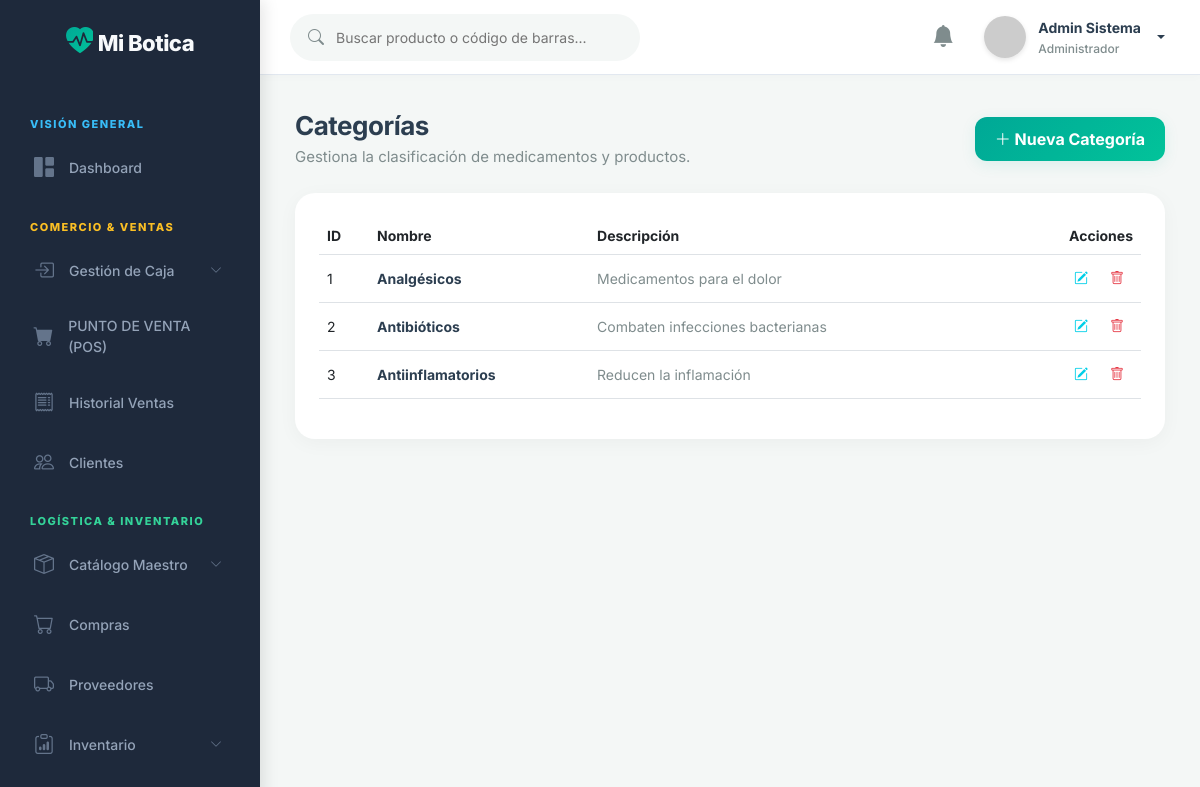
Page /public/categoria/index (signed in) on the committed database.
### tables this page shows
CREATE TABLE IF NOT EXISTS `categorias` (
  `id` INT NOT NULL AUTO_INCREMENT,
  `nombre` VARCHAR(100) NOT NULL,
  `descripcion` VARCHAR(255) NULL,
  `estado` TINYINT(1) DEFAULT 1,
  PRIMARY KEY (`id`)
);

### app/controllers/CategoriaController.php (called while the page is built, shortened)
<?php
class CategoriaController extends Controller {
    public function index() {
        $modelo = $this->model('Categoria');
        $categorias = $modelo->getAll();
        $this->view('categorias/index', ['title' => 'Categorías', 'categorias' => $categorias]);
    }
}

### app/core/App.php (called while the page is built, shortened)
<?php
class App {
    protected $method = 'login';
    public function __construct() {
        $url = $this->parseUrl();
        if (isset($url[0]) && file_exists('../app/controllers/' . ucfirst($url[0]) . 'Controller.php')) {
            unset($url[0]);
        }
        $this->controller = new $this->controller;
        if (isset($url[1])) {
            if (method_exists($this->controller, $url[1])) {
                $this->method = $url[1];
                unset($url[1]);
            }
        }
        $this->params = $url ? array_values($url) : [];
        call_user_func_array([$this->controller, $this->method], $this->params);
    }
    public function parseUrl() {
        if (isset($_GET['url'])) {
            return explode('/', filter_var(rtrim($_GET['url'], '/'), FILTER_SANITIZE_URL));
        }
        return [];
    }
}

### public/index.php (called while the page is built, shortened)
<?php
require_once '../app/config/database.php';
require_once '../app/core/App.php';
require_once '../app/core/Controller.php';
$app = new App();

### app/models/Categoria.php (called while the page is built, shortened)
<?php
class Categoria {
    private $conn;
    public function __construct() {
        $db = new Database();
        $this->conn = $db->getConnection();
    }
    public function getAll() {
        $stmt = $this->conn->prepare("SELECT * FROM categorias WHERE estado = 1 ORDER BY nombre");
        $stmt->execute();
        return $stmt->fetchAll(PDO::FETCH_ASSOC);
    }
}

### app/config/database.php (called while the page is built, shortened)
<?php
class Database {
    private $host = "localhost";
    private $db_name = "botica_db";
    private $username = "root";
    private $password = "274053";
    public function getConnection() {
        $this->conn = null;
        try {
            $this->conn = new PDO("mysql:host=" . $this->host . ";dbname=" . $this->db_name, $this->username, $this->password);
            $this->conn->exec("set names utf8");
        } catch(PDOException $exception) {
            echo "Error de conexión: " . $exception->getMessage();
        }
        return $this->conn;
    }
}
?>

### app/views/categorias/index.php (the view, shortened to what this page needs)
<div class="page-content">
    <div class="d-flex justify-content-between align-items-center mb-4">
        <div>
            <h1 class="page-title">Categorías</h1>
            <div class="page-subtitle">Gestiona la clasificación de medicamentos y productos.</div>
        </div>
        <button class="btn-primary-custom" style="width: auto; padding: 10px 20px;" data-bs-toggle="modal" data-bs-target="#modalCategoria" onclick="nuevoRegistro()">
            <i class="bi bi-plus-lg"></i> Nueva Categoría
        </button>
    </div>
    <div class="card-metric">
        <div class="table-responsive">
            <table class="table table-hover align-middle" style="width: 100%; font-size: 14px;">
                <thead>
                    <tr>
                        <th width="50">ID</th>
                        <th>Nombre</th>
                        <th>Descripción</th>
                        <th width="150" class="text-end">Acciones</th>
                    </tr>
                </thead>
                <tbody>
                    <?php if(empty($data['categorias'])): ?>
                    <tr><td colspan="4" class="text-center text-muted">No hay datos registrados</td></tr>
                    <?php else: ?>
                    <?php foreach($data['categorias'] as $cat): ?>
                    <tr>
                        <td><?php echo $cat['id']; ?></td>
                        <td style="font-weight:700; color:var(--text-primary);"><?php echo htmlspecialchars($cat['nombre']); ?></td>
                        <td style="color:var(--text-secondary);"><?php echo htmlspecialchars($cat['descripcion'] ?? ''); ?></td>
                        <td class="text-end">
                            <button class="btn btn-sm" style="color: #00CFE8;" onclick="editarRegistro(<?php echo htmlspecialchars(json_encode($cat)); ?>)">
                                <i class="bi bi-pencil-square"></i>
                            </button>
                            <a href="<?php echo BASE_URL; ?>categoria/delete/<?php echo $cat['id']; ?>" class="btn btn-sm" style="color: var(--danger);" onclick="return confirm('¿Seguro que deseas eliminar esta categoría?')">
                                <i class="bi bi-trash"></i>
                            </a>
                        </td>
                    </tr>
                    <?php endforeach; ?>
                    <?php endif; ?>
                </tbody>
            </table>
        </div>
    </div>
</div>

### app/core/Controller.php (shortened to what this page needs)
<?php
class Controller {
    public function model($model) {
        return new $model();
    }
    public function view($view, $data = []) {
        if (file_exists('../app/views/' . $view . '.php')) {
            if (strpos($view, 'auth/') !== false) {
                require_once '../app/views/' . $view . '.php';
            } else {
                require_once '../app/views/layouts/main.php';
            }
        } else {
            die("La vista $view no existe.");
        }
    }
}

### app/views/layouts/main.php (shortened to what this page needs)
<!DOCTYPE html>
<html lang="es">
<head>
    <link href="https://cdn.jsdelivr.net/npm/bootstrap@5.3.0/dist/css/bootstrap.min.css" rel="stylesheet">
    <link rel="stylesheet" href="https://cdn.jsdelivr.net/npm/bootstrap-icons@1.11.1/font/bootstrap-icons.css">
    <link rel="stylesheet" href="<?php echo BASE_URL; ?>css/style.css">
</head>
<body>
<div id="wrapper">
    <aside id="sidebar">
        <?php
        $_globalConfigModel = new Configuracion();
        $_globalLogo = $_globalConfigModel->get('logo');
        ?>
        <a href="<?php echo BASE_URL; ?>auth/index" class="sidebar-logo text-center d-block">
            <?php if (!empty($_globalLogo)): ?>
                <img src="<?php echo htmlspecialchars($_globalLogo); ?>" alt="Logo Botica" style="max-height: 45px; max-width: 100%; object-fit: contain;">
            <?php else: ?>
                <i class="bi bi-heart-pulse-fill"></i> Mi Botica
            <?php endif; ?>
        </a>
        <ul class="sidebar-nav">
            <?php if($_SESSION['rol_id'] == 1): ?>
            <li class="nav-section-title" style="color: #38bdf8;">Visión General</li>
            <li class="nav-item">
                <a href="<?php echo BASE_URL; ?>dashboard/index" class="nav-link">
                    <i class="bi bi-grid-1x2-fill"></i> Dashboard
                </a>
            </li>
            <?php endif; ?>
            <li class="nav-section-title" style="color: #fbbf24;">Comercio & Ventas</li>
            <li class="nav-item">
                <a class="nav-link" data-bs-toggle="collapse" href="#menuCaja" role="button" aria-expanded="false" aria-controls="menuCaja">
                    <i class="bi bi-box-arrow-in-right"></i> Gestión de Caja
                    <i class="bi bi-chevron-down ms-auto" style="font-size:12px"></i>
                </a>
            </li>
            <li class="nav-item">
                <a href="<?php echo BASE_URL; ?>venta/pos" class="nav-link" id="nav-pos">
                    <i class="bi bi-cart-fill"></i> PUNTO DE VENTA (POS)
                </a>
            </li>
            <li class="nav-item">
                <a href="<?php echo BASE_URL; ?>venta/index" class="nav-link">
                    <i class="bi bi-receipt"></i> Historial Ventas
                </a>
            </li>
            <li class="nav-item">
                <a href="<?php echo BASE_URL; ?>cliente/index" class="nav-link">
                    <i class="bi bi-people"></i> Clientes
                </a>
            </li>
            <?php if($_SESSION['rol_id'] == 1): ?>
            <li class="nav-section-title" style="color: #34d399;">Logística & Inventario</li>
            <li class="nav-item">
                <a class="nav-link" data-bs-toggle="collapse" href="#menuProductos" role="button" aria-expanded="false" aria-controls="menuProductos">
                    <i class="bi bi-box-seam"></i> Catálogo Maestro
                    <i class="bi bi-chevron-down ms-auto" style="font-size:12px"></i>
                </a>
            </li>
            <li class="nav-item">
                <a href="<?php echo BASE_URL; ?>compra/index" class="nav-link">
                    <i class="bi bi-cart"></i> Compras
                </a>
            </li>
            <li class="nav-item">
                <a href="<?php echo BASE_URL; ?>proveedor/index" class="nav-link">
                    <i class="bi bi-truck"></i> Proveedores
                </a>
            </li>
            <li class="nav-item">
                <a class="nav-link" data-bs-toggle="collapse" href="#menuInventario" role="button" aria-expanded="false" aria-controls="menuInventario">
                    <i class="bi bi-clipboard-data"></i> Inventario
                    <i class="bi bi-chevron-down ms-auto" style="font-size:12px"></i>
                </a>
            </li>
            <?php endif; ?>
        </ul>
    </aside>
    <div id="content-wrapper">
        <header id="topbar">
            <div class="d-flex align-items-center">
                <div class="search-box">
                    <i class="bi bi-search"></i>
                    <input type="text" placeholder="Buscar producto o código de barras...">
                </div>
            </div>
            <div class="topbar-actions">
                <a href="<?php echo BASE_URL; ?>notificacion/index" class="topbar-icon" style="text-decoration: none;">
                    <i class="bi bi-bell-fill"></i>
                </a>
                <div class="dropdown">
                    <div class="user-profile dropdown-toggle" data-bs-toggle="dropdown" aria-expanded="false" style="cursor: pointer;">
                        <img src="https://ui-avatars.com/api/?name=<?php echo urlencode($_SESSION['nombre'] ?? 'U'); ?>&background=00A896&color=fff&bold=true" alt="User Avatar">
                        <div class="user-info">
                            <span class="user-name"><?php echo htmlspecialchars($_SESSION['nombre'] ?? 'Administrador', ENT_QUOTES, 'UTF-8'); ?></span>
                            <span class="user-role">
                                <?php
                                $roles = [1 => 'Administrador', 2 => 'Farmacéutico', 3 => 'Cajero', 4 => 'Almacenero'];
                                echo $roles[$_SESSION['rol_id'] ?? 1];
                                ?>
                            </span>
                        </div>
                    </div>
                </div>
            </div>
        </header>
        <?php require_once '../app/views/' . $view . '.php'; ?>
    </div>
</div>
</body>
</html>

### public/css/style.css (style rules this page uses)
:root { --bg-dark: #F4F7F6; --bg-card: #FFFFFF; --text-primary: #2C3E50; --text-secondary: #7F8C8D; --accent-primary: #00A896; --accent-hover: #028090; --accent-light: rgba(0, 168, 150, 0.1); --success: #02C39A; --success-bg: rgba(2, 195, 154, 0.1); --danger: #E63946; --danger-bg: rgba(230, 57, 70, 0.1); --warning: #F4A261; --border-color: #E2E8F0; }
body { font-family: 'Inter', sans-serif; background-color: var(--bg-dark); color: var(--text-primary); margin: 0; overflow-x: hidden; }
#wrapper { display: flex; height: 100vh; overflow: hidden; }
#sidebar { width: 260px; background-color: #1e293b; border-right: none; display: flex; flex-direction: column; padding: 20px 0; flex-shrink: 0; box-shadow: 4px 0 15px rgba(0,0,0,0.1); z-index: 10; }
.sidebar-logo { display: flex; align-items: center; padding: 0 20px 30px; font-size: 22px; font-weight: 800; color: #f8fafc; text-decoration: none; gap: 12px; letter-spacing: -0.5px; }
.sidebar-logo i { font-size: 28px; background: linear-gradient(135deg, #00A896 0%, #02C39A 100%); -webkit-background-clip: text; -webkit-text-fill-color: transparent; }
.sidebar-nav { list-style: none; padding: 0 15px; margin: 0; flex-grow: 1; overflow-y: auto; }
.nav-item { margin-bottom: 6px; }
.nav-link { display: flex; align-items: center; padding: 12px 18px; color: #94a3b8; text-decoration: none; border-radius: 10px; font-weight: 500; font-size: 14px; transition: all 0.3s ease; gap: 14px; }
.nav-link i { font-size: 20px; width: 22px; text-align: center; transition: color 0.3s; color: #64748b; }
.nav-section-title { margin: 24px 15px 8px; font-size: 11px; font-weight: 800; color: #64748b; text-transform: uppercase; letter-spacing: 1.5px; }
#content-wrapper { flex-grow: 1; display: flex; flex-direction: column; background-color: var(--bg-dark); overflow-y: auto; }
#topbar { height: 75px; padding: 0 30px; display: flex; align-items: center; justify-content: space-between; background-color: var(--bg-card); border-bottom: 1px solid var(--border-color); box-shadow: 0 2px 10px rgba(0,0,0,0.02); z-index: 5; }
.search-box { position: relative; width: 350px; }
.search-box input { width: 100%; padding: 12px 15px 12px 45px; background-color: var(--bg-dark); border: 1px solid transparent; border-radius: 25px; color: var(--text-primary); outline: none; font-size: 14px; transition: border 0.3s, box-shadow 0.3s; }
.search-box i { position: absolute; left: 18px; top: 50%; transform: translateY(-50%); color: var(--text-secondary); font-size: 16px; }
.topbar-actions { display: flex; align-items: center; gap: 25px; }
.topbar-icon { color: var(--text-secondary); font-size: 22px; cursor: pointer; text-decoration: none; position: relative; transition: color 0.3s; }
.user-profile { display: flex; align-items: center; gap: 12px; cursor: pointer; padding: 5px; border-radius: 30px; transition: background 0.3s; }
.user-profile img { width: 42px; height: 42px; border-radius: 50%; object-fit: cover; box-shadow: 0 2px 5px rgba(0,0,0,0.1); }
.user-info { display: flex; flex-direction: column; }
.user-name { font-size: 14px; font-weight: 700; color: var(--text-primary); margin-bottom: 2px; }
.user-role { font-size: 12px; color: var(--text-secondary); font-weight: 500; }
.page-content { padding: 35px; }
.page-title { font-size: 26px; font-weight: 700; color: var(--text-primary); margin: 0; letter-spacing: -0.5px; }
.page-subtitle { font-size: 15px; color: var(--text-secondary); margin-top: 5px; }
.card-metric { background-color: var(--bg-card); border-radius: 20px; padding: 24px; border: none; box-shadow: 0 4px 20px rgba(0, 0, 0, 0.04); transition: transform 0.3s ease, box-shadow 0.3s ease; }
.btn-primary-custom { width: 100%; padding: 14px; background: linear-gradient(135deg, var(--accent-primary), var(--success)); color: white; border: none; border-radius: 12px; font-size: 16px; font-weight: 700; cursor: pointer; transition: transform 0.2s, box-shadow 0.3s; font-family: 'Inter'; box-shadow: 0 4px 15px var(--accent-light); }

### rows in the picture
categorias: id "1", nombre "Analgésicos", descripcion "Medicamentos para el dolor"
categorias: id "2", nombre "Antibióticos", descripcion "Combaten infecciones bacterianas"
categorias: id "3", nombre "Antiinflamatorios", descripcion "Reducen la inflamación"

### other values in the picture
$_SESSION['nombre'] "Admin Sistema"
$roles[$_SESSION['rol_id'] ?? 1] "Administrador"
